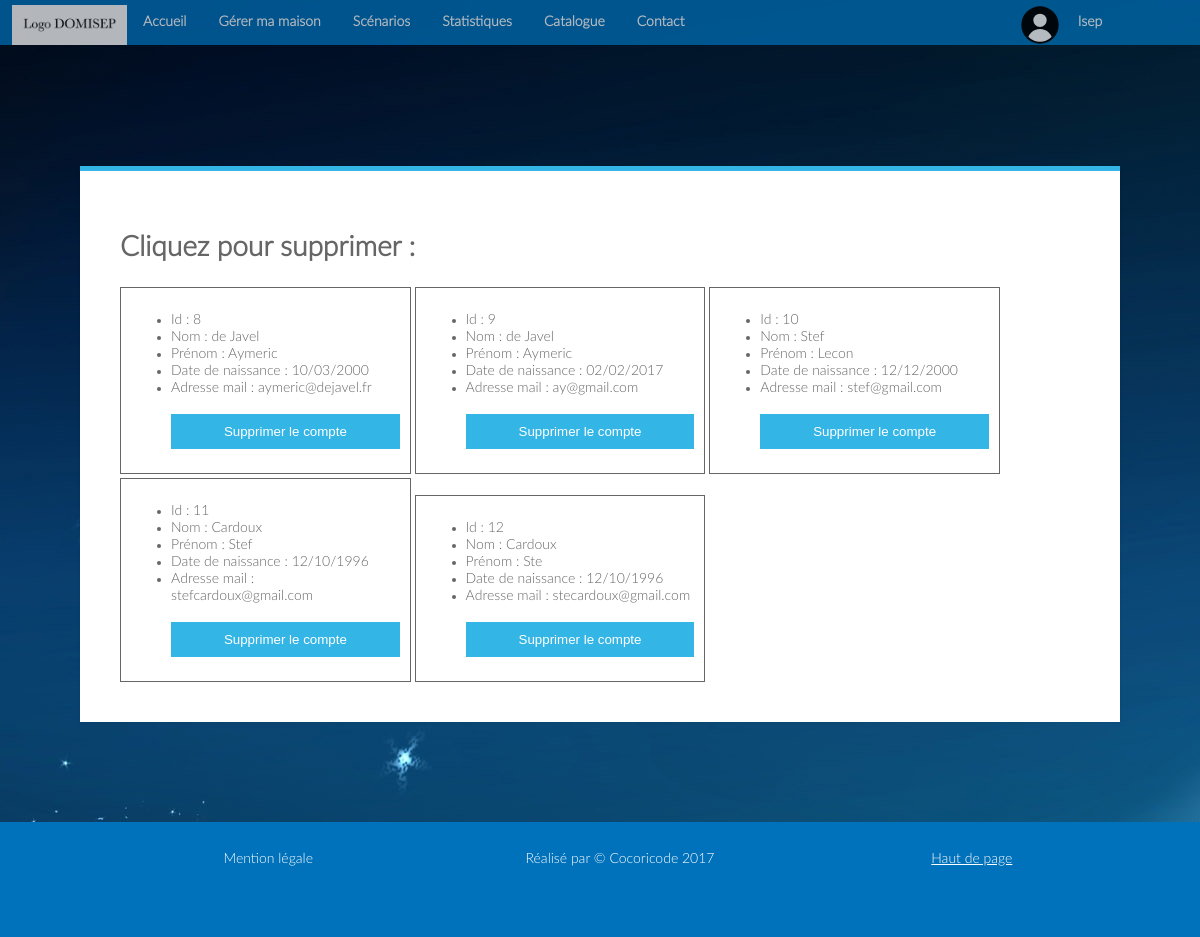
Page /index.php?page=admin (signed in) on the committed database.
### tables this page shows
CREATE TABLE `Utilisateur` (
  `Id` int(11) NOT NULL,
  `Mail` varchar(25) DEFAULT NULL,
  `Password` varchar(50) DEFAULT NULL,
  `Nom` varchar(25) DEFAULT NULL,
  `Prenom` varchar(25) DEFAULT NULL,
  `Date_naissance` varchar(25) DEFAULT NULL,
  `Permission` int(11) DEFAULT NULL
);

### Controleur/admin.php (called while the page is built)
<?php
$tab=[];
$iduser = $_SESSION['id'];
include 'Modele/connexion_bdd.php';
$req= $mysqli->query("SELECT * FROM Utilisateur WHERE id != $iduser");
while ($donne = $req ->fetch_array(MYSQLI_ASSOC)) {
	array_push($tab,$donne);
}
include 'Vue/admin.php';
?>

### Vue/admin.php (the view, shortened to what this page needs)
<div class="module3">
	<div class="module form-block">
		<h1>Cliquez pour supprimer :</h1>
	<?php
	foreach ( $tab as $key => $value ) {
		?>
			<div class="capt">
			<ul>
				<li>Id : <?php echo $tab[$key]['Id'] ?></li>
				<li>Nom : <?php echo $tab[$key]['Nom'] ?></li>
				<li>Prénom : <?php echo $tab[$key]['Prenom'] ?></li>
				<li>Date de naissance : <?php echo $tab[$key]['Date_naissance'] ?></li>
				<li>Adresse mail : <?php echo $tab[$key]['Mail'] ?></li>
				<br>
				<button
					onclick='supprimer("<?php echo $tab[$key]['Id'] ?>","<?php echo $tab[$key]['Nom'] ?>","<?php echo $tab[$key]['Prenom'] ?>")'>Supprimer
					le compte</button>
			</ul>
		</div>
		<?
	}
	?>
	</div>
</div>

### Vue/style.css (style rules this page uses)
body { font-family: LatoLight; margin: 0; padding: 0; background-image: url('Vue/background.jpg'); background-size: 100%; height: 100%; }
body { background: #e9e9e9; background-image:url(background.jpg); color: #666666; font-size: 14px; -webkit-font-smoothing: antialiased; -moz-osx-font-smoothing: grayscale; }
.module3 { position: relative; padding-top: 8%; width: 100%; height : 100%; margin-bottom : 100px; }
.module3 .capt { margin-top: 4px; border: solid; border-width: 1px; display: inline-block; width: 28%; padding: 10px; -webkit-transition: width 2s; transition: width 2s; transition: all .2s ease-out; }
.form-block { position: relative; background: #ffffff; max-width: 80%; border-top: 5px solid #33b5e5; box-shadow: 0 0 3px rgba(0, 0, 0, 0.1); margin: 0 auto; padding: 40px; }
.form-block button { cursor: pointer; background: #33b5e5; width: 100%; border: 0; padding: 10px 15px; color: #ffffff; -webkit-transition: 0.3s ease; transition: 0.3s ease; }

### rows in the picture
utilisateur: Id "8", Nom "de Javel", Prenom "Aymeric", Date_naissance "10/03/2000", Mail "aymeric@dejavel.fr"
utilisateur: Id "9", Nom "de Javel", Prenom "Aymeric", Date_naissance "02/02/2017", Mail "ay@gmail.com"
utilisateur: Id "10", Nom "Stef", Prenom "Lecon", Date_naissance "12/12/2000", Mail "stef@gmail.com"
utilisateur: Id "11", Nom "Cardoux", Prenom "Stef", Date_naissance "12/10/1996", Mail "stefcardoux@gmail.com"
utilisateur: Id "12", Nom "Cardoux", Prenom "Ste", Date_naissance "12/10/1996", Mail "stecardoux@gmail.com"

### other values in the picture
$_SESSION['prenom'] "Isep"
